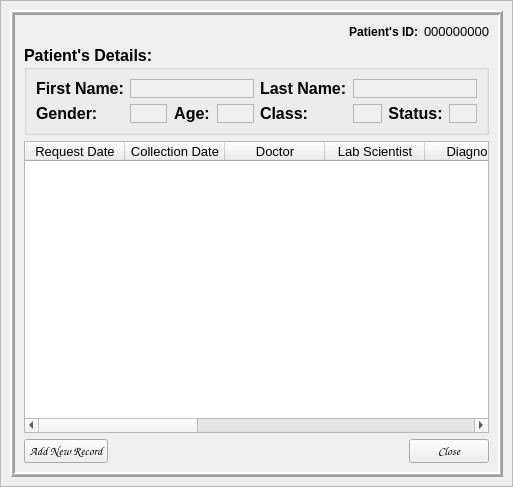
<?xml version="1.0" encoding="UTF-8"?>
<ui version="4.0">
 <class>LabRecord</class>
 <widget class="QWidget" name="LabRecord">
  <property name="geometry">
   <rect>
    <x>0</x>
    <y>0</y>
    <width>513</width>
    <height>487</height>
   </rect>
  </property>
  <property name="windowTitle">
   <string>Lab Record</string>
  </property>
  <layout class="QGridLayout" name="gridLayout">
   <property name="leftMargin">
    <number>0</number>
   </property>
   <property name="topMargin">
    <number>0</number>
   </property>
   <property name="rightMargin">
    <number>0</number>
   </property>
   <property name="bottomMargin">
    <number>0</number>
   </property>
   <property name="spacing">
    <number>0</number>
   </property>
   <item row="0" column="0">
    <widget class="QFrame" name="bgLayer">
     <property name="frameShape">
      <enum>QFrame::StyledPanel</enum>
     </property>
     <property name="frameShadow">
      <enum>QFrame::Raised</enum>
     </property>
     <layout class="QGridLayout" name="gridLayout_2">
      <item row="0" column="0">
       <widget class="QFrame" name="bgframe">
        <property name="frameShape">
         <enum>QFrame::Box</enum>
        </property>
        <property name="frameShadow">
         <enum>QFrame::Raised</enum>
        </property>
        <property name="lineWidth">
         <number>2</number>
        </property>
        <property name="midLineWidth">
         <number>1</number>
        </property>
        <layout class="QGridLayout" name="gridLayout_3">
         <item row="0" column="0">
          <layout class="QHBoxLayout" name="horizontalLayout_2">
           <item>
            <widget class="QLabel" name="label_12">
             <property name="sizePolicy">
              <sizepolicy hsizetype="Expanding" vsizetype="Preferred">
               <horstretch>0</horstretch>
               <verstretch>0</verstretch>
              </sizepolicy>
             </property>
             <property name="font">
              <font>
               <weight>75</weight>
               <bold>true</bold>
              </font>
             </property>
             <property name="text">
              <string>Patient's ID:</string>
             </property>
             <property name="alignment">
              <set>Qt::AlignRight|Qt::AlignTrailing|Qt::AlignVCenter</set>
             </property>
            </widget>
           </item>
           <item>
            <widget class="QLabel" name="patientID">
             <property name="font">
              <font>
               <pointsize>10</pointsize>
              </font>
             </property>
             <property name="text">
              <string>000000000</string>
             </property>
            </widget>
           </item>
          </layout>
         </item>
         <item row="1" column="0">
          <widget class="QGroupBox" name="groupBox">
           <property name="sizePolicy">
            <sizepolicy hsizetype="Preferred" vsizetype="Preferred">
             <horstretch>0</horstretch>
             <verstretch>0</verstretch>
            </sizepolicy>
           </property>
           <property name="font">
            <font>
             <pointsize>12</pointsize>
             <weight>75</weight>
             <bold>true</bold>
            </font>
           </property>
           <property name="title">
            <string>Patient's Details:</string>
           </property>
           <layout class="QHBoxLayout" name="horizontalLayout">
            <item>
             <layout class="QFormLayout" name="formLayout">
              <item row="0" column="0">
               <widget class="QLabel" name="label_5">
                <property name="text">
                 <string>First Name:</string>
                </property>
               </widget>
              </item>
              <item row="0" column="1">
               <widget class="QLabel" name="fname">
                <property name="sizePolicy">
                 <sizepolicy hsizetype="Preferred" vsizetype="Preferred">
                  <horstretch>0</horstretch>
                  <verstretch>0</verstretch>
                 </sizepolicy>
                </property>
                <property name="font">
                 <font>
                  <pointsize>10</pointsize>
                  <weight>50</weight>
                  <bold>false</bold>
                 </font>
                </property>
                <property name="autoFillBackground">
                 <bool>true</bool>
                </property>
                <property name="frameShape">
                 <enum>QFrame::StyledPanel</enum>
                </property>
                <property name="text">
                 <string/>
                </property>
               </widget>
              </item>
              <item row="1" column="0">
               <widget class="QLabel" name="label_9">
                <property name="text">
                 <string>Gender:</string>
                </property>
               </widget>
              </item>
              <item row="1" column="1">
               <layout class="QHBoxLayout" name="horizontalLayout_5">
                <item>
                 <widget class="QLabel" name="gender">
                  <property name="font">
                   <font>
                    <pointsize>10</pointsize>
                   </font>
                  </property>
                  <property name="autoFillBackground">
                   <bool>true</bool>
                  </property>
                  <property name="frameShape">
                   <enum>QFrame::StyledPanel</enum>
                  </property>
                  <property name="text">
                   <string/>
                  </property>
                 </widget>
                </item>
                <item>
                 <widget class="QLabel" name="label_4">
                  <property name="text">
                   <string>Age:</string>
                  </property>
                  <property name="alignment">
                   <set>Qt::AlignCenter</set>
                  </property>
                 </widget>
                </item>
                <item>
                 <widget class="QLabel" name="age">
                  <property name="font">
                   <font>
                    <pointsize>10</pointsize>
                   </font>
                  </property>
                  <property name="autoFillBackground">
                   <bool>true</bool>
                  </property>
                  <property name="frameShape">
                   <enum>QFrame::StyledPanel</enum>
                  </property>
                  <property name="text">
                   <string/>
                  </property>
                 </widget>
                </item>
               </layout>
              </item>
             </layout>
            </item>
            <item>
             <layout class="QFormLayout" name="formLayout_2">
              <item row="0" column="0">
               <widget class="QLabel" name="label_2">
                <property name="text">
                 <string>Last Name:</string>
                </property>
               </widget>
              </item>
              <item row="1" column="0">
               <widget class="QLabel" name="label_6">
                <property name="text">
                 <string>Class:</string>
                </property>
               </widget>
              </item>
              <item row="0" column="1">
               <widget class="QLabel" name="lname">
                <property name="sizePolicy">
                 <sizepolicy hsizetype="Preferred" vsizetype="Preferred">
                  <horstretch>1</horstretch>
                  <verstretch>0</verstretch>
                 </sizepolicy>
                </property>
                <property name="minimumSize">
                 <size>
                  <width>100</width>
                  <height>0</height>
                 </size>
                </property>
                <property name="font">
                 <font>
                  <pointsize>10</pointsize>
                  <weight>50</weight>
                  <bold>false</bold>
                 </font>
                </property>
                <property name="autoFillBackground">
                 <bool>true</bool>
                </property>
                <property name="frameShape">
                 <enum>QFrame::StyledPanel</enum>
                </property>
                <property name="text">
                 <string/>
                </property>
               </widget>
              </item>
              <item row="1" column="1">
               <layout class="QHBoxLayout" name="horizontalLayout_4">
                <item>
                 <widget class="QLabel" name="pclass">
                  <property name="font">
                   <font>
                    <pointsize>10</pointsize>
                   </font>
                  </property>
                  <property name="autoFillBackground">
                   <bool>true</bool>
                  </property>
                  <property name="frameShape">
                   <enum>QFrame::StyledPanel</enum>
                  </property>
                  <property name="text">
                   <string/>
                  </property>
                 </widget>
                </item>
                <item>
                 <widget class="QLabel" name="label_10">
                  <property name="text">
                   <string>Status:</string>
                  </property>
                  <property name="alignment">
                   <set>Qt::AlignCenter</set>
                  </property>
                 </widget>
                </item>
                <item>
                 <widget class="QLabel" name="status">
                  <property name="font">
                   <font>
                    <pointsize>10</pointsize>
                   </font>
                  </property>
                  <property name="autoFillBackground">
                   <bool>true</bool>
                  </property>
                  <property name="frameShape">
                   <enum>QFrame::StyledPanel</enum>
                  </property>
                  <property name="text">
                   <string/>
                  </property>
                 </widget>
                </item>
               </layout>
              </item>
             </layout>
            </item>
           </layout>
          </widget>
         </item>
         <item row="2" column="0">
          <widget class="QTableWidget" name="table">
           <property name="font">
            <font>
             <pointsize>10</pointsize>
            </font>
           </property>
           <property name="alternatingRowColors">
            <bool>true</bool>
           </property>
           <property name="columnCount">
            <number>11</number>
           </property>
           <attribute name="horizontalHeaderStretchLastSection">
            <bool>true</bool>
           </attribute>
           <column>
            <property name="text">
             <string>Request Date</string>
            </property>
           </column>
           <column>
            <property name="text">
             <string>Collection Date</string>
            </property>
           </column>
           <column>
            <property name="text">
             <string>Doctor</string>
            </property>
           </column>
           <column>
            <property name="text">
             <string>Lab Scientist</string>
            </property>
           </column>
           <column>
            <property name="text">
             <string>Diagnosis</string>
            </property>
           </column>
           <column>
            <property name="text">
             <string>Experiment</string>
            </property>
           </column>
           <column>
            <property name="text">
             <string>Pathology</string>
            </property>
           </column>
           <column>
            <property name="text">
             <string>Specimen</string>
            </property>
           </column>
           <column>
            <property name="text">
             <string>Test Result</string>
            </property>
           </column>
           <column>
            <property name="text">
             <string>Status</string>
            </property>
           </column>
           <column>
            <property name="text">
             <string/>
            </property>
           </column>
          </widget>
         </item>
         <item row="3" column="0">
          <layout class="QHBoxLayout" name="horizontalLayout_3">
           <item>
            <widget class="QPushButton" name="addNewBtn">
             <property name="font">
              <font>
               <family>Comic Sans MS</family>
              </font>
             </property>
             <property name="text">
              <string>Add New Record</string>
             </property>
            </widget>
           </item>
           <item>
            <spacer name="horizontalSpacer">
             <property name="orientation">
              <enum>Qt::Horizontal</enum>
             </property>
             <property name="sizeHint" stdset="0">
              <size>
               <width>40</width>
               <height>20</height>
              </size>
             </property>
            </spacer>
           </item>
           <item>
            <widget class="QPushButton" name="closeBtn">
             <property name="font">
              <font>
               <family>Comic Sans MS</family>
              </font>
             </property>
             <property name="text">
              <string>Close</string>
             </property>
            </widget>
           </item>
          </layout>
         </item>
        </layout>
       </widget>
      </item>
     </layout>
    </widget>
   </item>
  </layout>
 </widget>
 <resources/>
 <connections/>
</ui>
